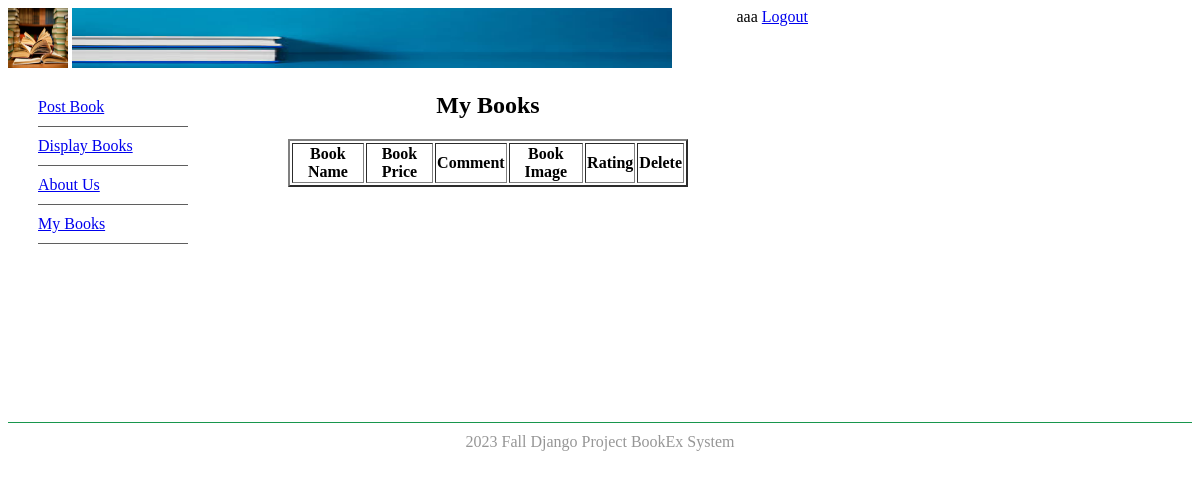
Page /mybooks (signed in) on the committed database.
### bookMng/models.py (models this page shows, shortened)
class MainMenu(models.Model):
    item = models.CharField(max_length=200, unique=True)
    link = models.CharField(max_length=200, unique=True)

### bookMng/views.py (the view)
# urls.py: path('mybooks', views.mybooks, name='mybooks'),
@login_required(login_url=reverse_lazy('login'))
def mybooks(request):
    books = Book.objects.filter(username=request.user)
    for b in books:
        b.pic_path = b.picture.url[14:]
    return render(request,
                  'bookMng/mybooks.html',
                  {
                      'item_list': MainMenu.objects.all(),
                      'books': books
                  }
                  )

### bookEx/templates/bookMng/mybooks.html (shortened to what this page needs)
{% extends "base.html"%}
{% load static %}
{% block sidenav %}
{% for item in item_list %}
<li>
    <a href="{{ item.link }}">{{item.item}}</a>
</li>
{% endfor %}
{% endblock sidenav %}
{% block content %}
    <h1 align="center">My Books</h1>
    <table align="center" border="2" width="400">
        <tr>
            <th>Book Name</th>
            <th>Book Price</th>
            <th>Comment</th>
            <th>Book Image</th>
            <th>Rating</th>
            <th>Delete</th>
        </tr>
    </table>
{% endblock content %}

### bookEx/templates/base.html (shortened to what this page needs)
{% load static %}
<!DOCTYPE html>
<html lang="en">
<head>
    <link href="{% static 'main.css' %}" rel="stylesheet" type="text/css">
</head>
<body>
<header id="header">
    <img src="{% static 'logo.jpg'%}" height="60" width="60" alt=" "/>
    <span style="float: right">
        {% if user.is_authenticated %}
            {{ user.username}}
        <a href="{% url 'logout' %}?next=/">Logout</a>
        {% else %}
            Not Logged in
            <a href="{% url 'login' %}?next=/">Login</a>
        {% endif %}
    </span>
    <img src="{% static 'banner.jpg'%}" height="60" width="600" alt=" "/>
</header>
<aside id="leftsidebar">
    <nav id="nav">
        <ul>
            {% block sidenav %}{% endblock sidenav %}
        </ul>
    </nav>
</aside>
<section id="main">
    {% block content %}{% endblock content %}
</section>
<footer id="footer">
    2023 Fall Django Project BookEx System
</footer>
</body>
</html>

### bookEx/static/main.css (style rules this page uses)
#header { border-style: none; width: 800px; height: auto; }
#nav li { padding-top: 10px; padding-bottom: 10px; foot-size: 1em; list-style-type: none; border-bottom: thin solid #5f5f5f; color: #4C4C4C; left: 0px; list-style-position: inside; margin-left: -10px; }
#leftsidebar { width: 180px; height: 350px; float: left; }
#main { width: 560px; float: left; margin-left: 20px; margin-right: 10px; padding-right: 10px; }
#footer { text-align: center; foot-size: 0.8em; margin-top: 5px; padding-top: 10px; padding-border: 10px; background-color: #FFFFFF; border-top: thin solid #18964d; clear: both; color: #969696; }

### rows in the picture
MainMenu: item "Post Book"
MainMenu: item "Display Books"
MainMenu: item "About Us"
MainMenu: item "My Books"

### other values in the picture
{{ user.username }} "aaa"
